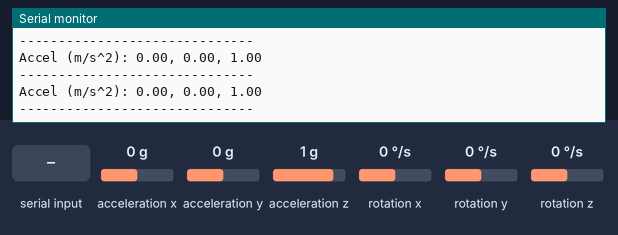
A sketch run on a simulated ESP32. Parts: the last lines printed to the serial monitor. Inputs (shaded band) come from the test bench; at power-on: acceleration x 0 g, acceleration y 0 g, acceleration z 1 g, rotation x 0 °/s, rotation y 0 °/s, rotation z 0 °/s. Nothing arrives over Bluetooth unless stated.

Above: at 1.2 s.
1.3 s: acceleration x set to -1.4 g
At 1.9 s:
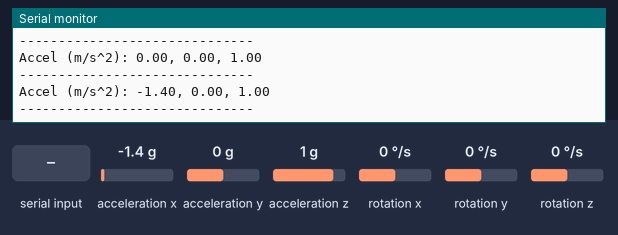
2.8 s: "1" received over the second serial link
4.3 s: acceleration y set to -1.4 g
At 5.0 s:
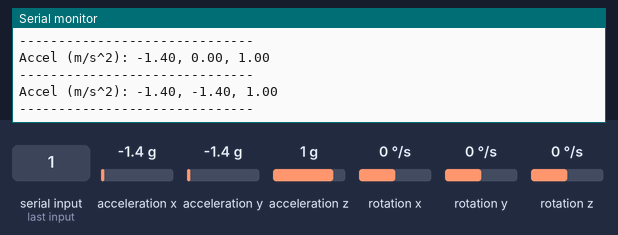
5.8 s: acceleration z set to -1.4 g
At 6.5 s:
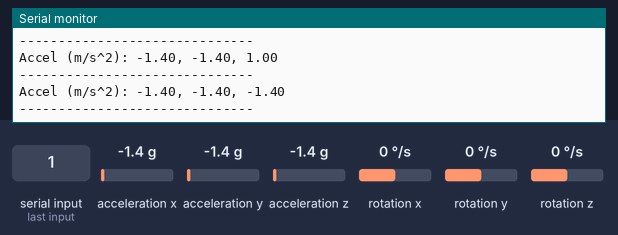
7.3 s: "0" received over the second serial link
Timing chart, 0 to 9.8 s (numbered marks = the images above; inputs shaded):
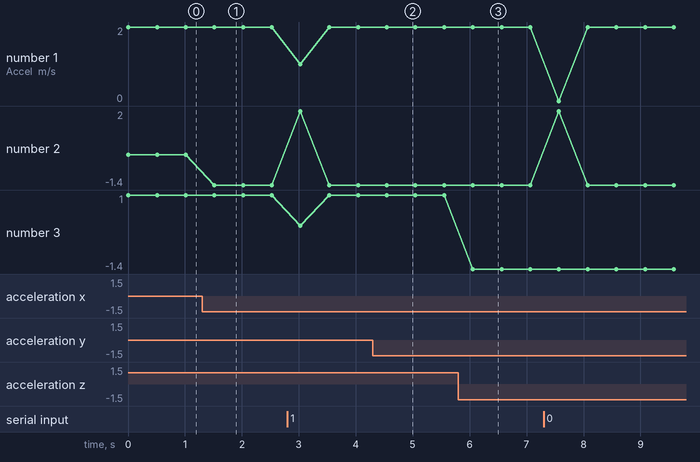

Measured:
- after the input at 1.3 s, the serial monitor: prints a new line after 0.22 s (image 1)
- after the input at 4.3 s, the serial monitor: prints a new line after 0.24 s (image 2)
- after the input at 5.8 s, the serial monitor: prints a new line after 0.26 s (image 3)
- plotted number 2: 0 → -1.4 after the input at 1.3 s

The sketch:

Bluetooth_IMU.ino
```cpp
/*
 * This example demonstrates:
 *  - A Bluetooth SPP bridge between Serial and Bluetooth
 *  - Initialization and periodic reading of an MPU-9265 IMU using the MPU9250_asukiaaa library.
 *
 * Make sure to install the MPU9250_asukiaaa library in your Arduino IDE.
 */

#include "BluetoothSerial.h"
#include <Wire.h>
#include <MPU9250_asukiaaa.h>

#if !defined(CONFIG_BT_ENABLED) || !defined(CONFIG_BLUEDROID_ENABLED)
#error Bluetooth is not enabled! Please run `make menuconfig` to enable it.
#endif

BluetoothSerial SerialBT;
MPU9250_asukiaaa imu; // Create an IMU object

void setup() {
  // Initialize Serial and Bluetooth
  Serial.begin(115200);
  SerialBT.begin("ESP32test"); // Bluetooth device name
  Serial.println("The device started, now you can pair it with Bluetooth!");

  // Initialize I2C (Wire) interface
  Wire.begin();

  // Configure the IMU with the I2C interface
  imu.setWire(&Wire);
  imu.beginAccel(); // Initialize accelerometer
  imu.beginGyro();  // Initialize gyroscope
  imu.beginMag();   // Initialize magnetometer

  Serial.println("IMU initialized.");
}

void loop() {
  // Bridge data between Serial and Bluetooth
  if (Serial.available()) {
    SerialBT.write(Serial.read());
  }
  if (SerialBT.available()) {
    Serial.write(SerialBT.read());
  }

  // Update IMU readings
  imu.accelUpdate();
  imu.gyroUpdate();
  imu.magUpdate();

  // Read and print accelerometer data (in m/s^2)
  Serial.print("Accel (m/s^2): ");
  Serial.print(imu.accelX());
  Serial.print(", ");
  Serial.print(imu.accelY());
  Serial.print(", ");
  Serial.println(imu.accelZ());


  Serial.println("------------------------------");

  delay(500); // Adjust delay as needed
}
```
